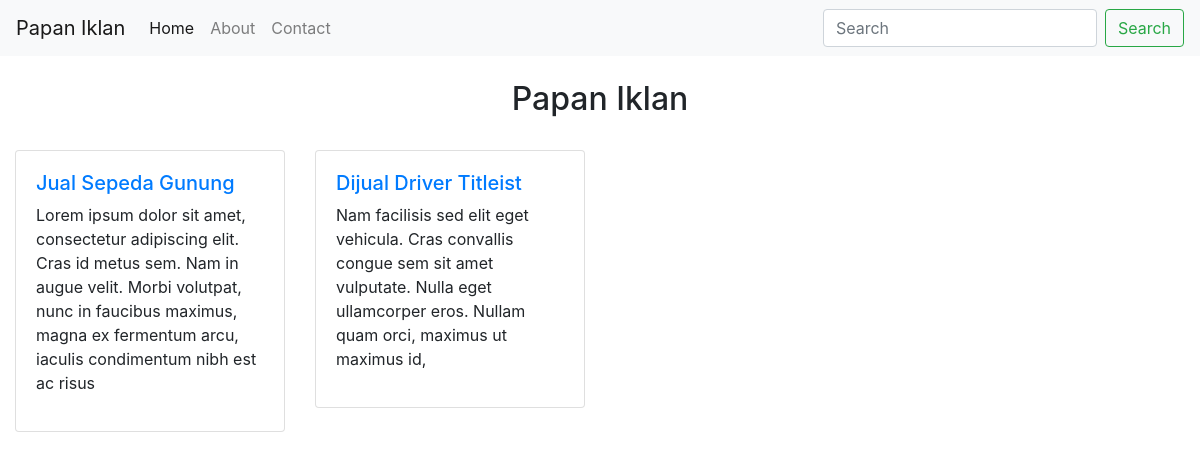
Before: / with the older database file.
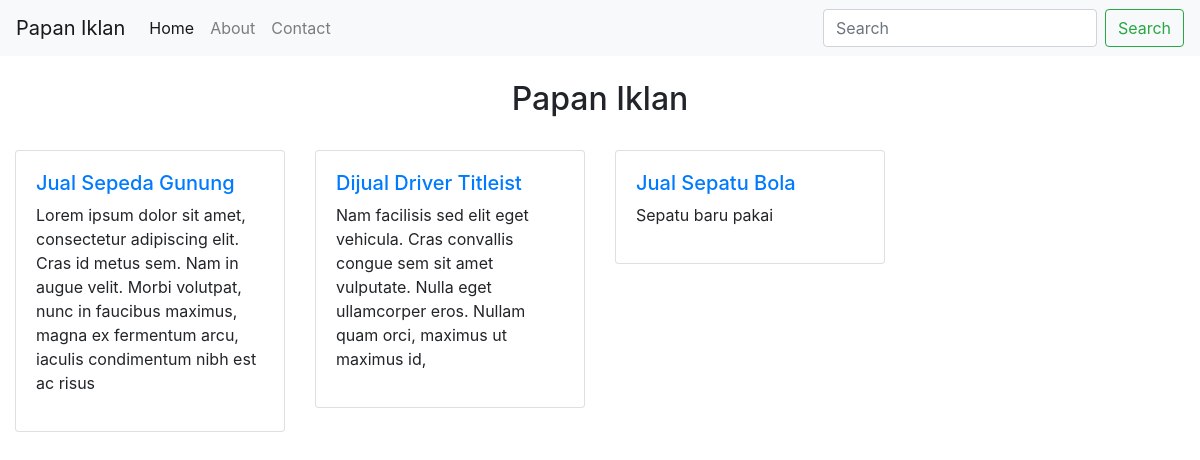
After: the same page with the newer database file.
### webapp/models.py (models this page shows, shortened)
class Iklan(models.Model):
    nama = models.CharField(max_length=200)
    judul = models.CharField(max_length=200)
    deskripsi = models.TextField()
    phone = models.CharField(max_length=20)
    email = models.CharField(max_length=200, blank=True, null=True)

### webapp/views.py (the view)
# urls.py: path('', HomeView.as_view(), name="home" ),
class HomeView(TemplateView):
    template_name = 'home.html'
    def get(self, request):
        all_iklan = Iklan.objects.all()
        return render(request, self.template_name, {'objects':all_iklan} )

### templates/home.html (shortened to what this page needs)
{% extends 'base.html' %}
{% block content %}
    <div class="row">
        <div class="col text-center">
            <h2>Papan Iklan</h2>
        </div>
    </div>
    <div class="row mt-4">
        {% if objects %}
                {% for iklan in objects  %}
                    <div class="col-3">
                        <div class="card">
                            <div class="card-body">
                                <h5><a href="{% url 'iklan-detail' iklan.id %}">{{iklan.judul}}</a></h5>
                                <p>{{iklan.deskripsi}}</p>
                            </div>
                        </div>
                    </div>
                {% endfor %}
        {% else %}
                    <div class="col-12">
                        <p>Belum ada iklan</p>
                    </div>
        {% endif %}
    </div>
{% endblock content %}

### templates/base.html (shortened to what this page needs)
<!DOCTYPE html>
<html lang="en">
<head>
    <link rel="stylesheet" href="https://stackpath.bootstrapcdn.com/bootstrap/4.4.1/css/bootstrap.min.css">
</head>
<body>
    <div>
        <nav class="navbar navbar-expand-lg navbar-light bg-light">
            <a class="navbar-brand" href="#">Papan Iklan</a>
            <div class="collapse navbar-collapse" id="navbarSupportedContent">
              <ul class="navbar-nav mr-auto">
                <li class="nav-item active">
                  <a class="nav-link" href="{% url 'home' %}">Home <span class="sr-only">(current)</span></a>
                </li>
                <li class="nav-item">
                  <a class="nav-link" href="{% url 'about' %}">About</a>
                </li>
                <li class="nav-item">
                    <a class="nav-link" href="#">Contact</a>
                </li>
              </ul>
              <form class="form-inline my-2 my-lg-0">
                <input class="form-control mr-sm-2" type="search" placeholder="Search" aria-label="Search">
                <button class="btn btn-outline-success my-2 my-sm-0" type="submit">Search</button>
              </form>
            </div>
          </nav>
    </div>
    <div class="container-fluid py-4">
        {% block content %}{% endblock %}
    </div>
</body>
</html>

Changed rows visible on the page:
added Iklan: judul "Jual Sepatu Bola", deskripsi "Sepatu baru pakai"
